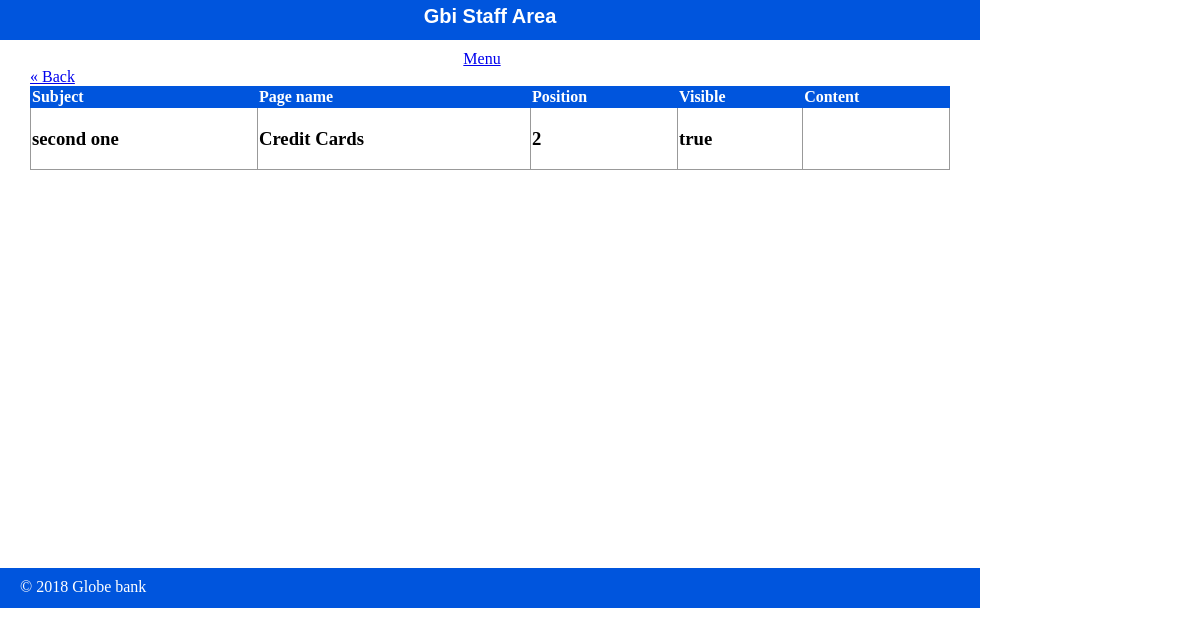
Screenshot of /staff/pages/show.php?id=6 with the database file from the repository.
### tables this page shows
CREATE TABLE `subjects` (
  `id` int(11) NOT NULL,
  `menu_name` varchar(255) DEFAULT NULL,
  `position` int(3) DEFAULT NULL,
  `visible` tinyint(1) DEFAULT NULL
);

CREATE TABLE `page` (
  `id` int(11) NOT NULL,
  `subject_id` int(11) DEFAULT NULL,
  `page_name` varchar(255) DEFAULT NULL,
  `position` int(3) DEFAULT NULL,
  `visible` int(1) DEFAULT NULL,
  `content` text
);

### private/functions.php (called while the page is built, shortened)
<?php
function url_for($script_path){
  return WWW_ROOT . $script_path;
}
function h($string=""){
  return htmlspecialchars($string);
}
?>

### private/query_functions.php (called while the page is built, shortened)
<?php
  function find_subject_by_id($id){
    global $db;
    $sql = "SELECT * FROM subjects ";
    $sql .= "WHERE id='" . $id . "'";
    $result = mysqli_query($db, $sql);
    $subject = mysqli_fetch_assoc($result);
    return $subject;
  }
  function find_page_by_id($id){
    global $db;
    $sql = "SELECT * FROM page ";
    $sql .= "WHERE id='" . $id . "'";
    $result = mysqli_query($db, $sql);
    $page = mysqli_fetch_assoc($result);
    return $page;
  }
 ?>

### public/staff/pages/show.php (the view, shortened to what this page needs)
<?php
  $id = $_GET['id'] ?? '1';
  $page = find_page_by_id($id);
 ?>
<?php include(SHARED_PATH . '/staff_header.php');?>
<div id="content">
<a href="<?php echo url_for('/staff/pages/index.php');
?>">&laquo; Back</a>
<table class="list">
  <tr>
    <th>Subject</th>
    <th>Page name</th>
    <th>Position</th>
    <th>Visible</th>
    <th>Content</th>
  </tr>
  <tr>
    <?php $subject = find_subject_by_id($page['subject_id']); ?>
    <td><h3> <?php echo h($subject['menu_name']);?> </h3></td>
    <td><h3> <?php echo h($page['page_name']);?> </h3></td>
    <td><h3> <?php echo h($page['position']);?> </h3></td>
    <td><h3> <?php echo   $page['visible'] == '1' ? 'true' : 'false';?> </h3></td>
    <td><h3> <?php echo h($page['content']);?> </h3></td>
  </tr>
</table>
</div>
<?php include(SHARED_PATH . '/staff_footer.php'); ?>

### public/stylesheets/staff.css (style rules this page uses)
html { height: 100%; width: 100%; }
body { height: 980px; width: 100%; margin: 0; padding: 0; }
#content { width: 920px; min-height: 500px; padding: 0 30px; }
table { border-collapse: collapse; vertical-align: top; }
table.list { width: 100%; }
table.list tr td { border: 1px solid #999999; }
table.list tr th { border: 1px solid #0055DD; background: #0055DD; color: white; text-align: left; }

### rows the page displays
subjects: menu_name "second one"
page: page_name "Credit Cards", position "2"
